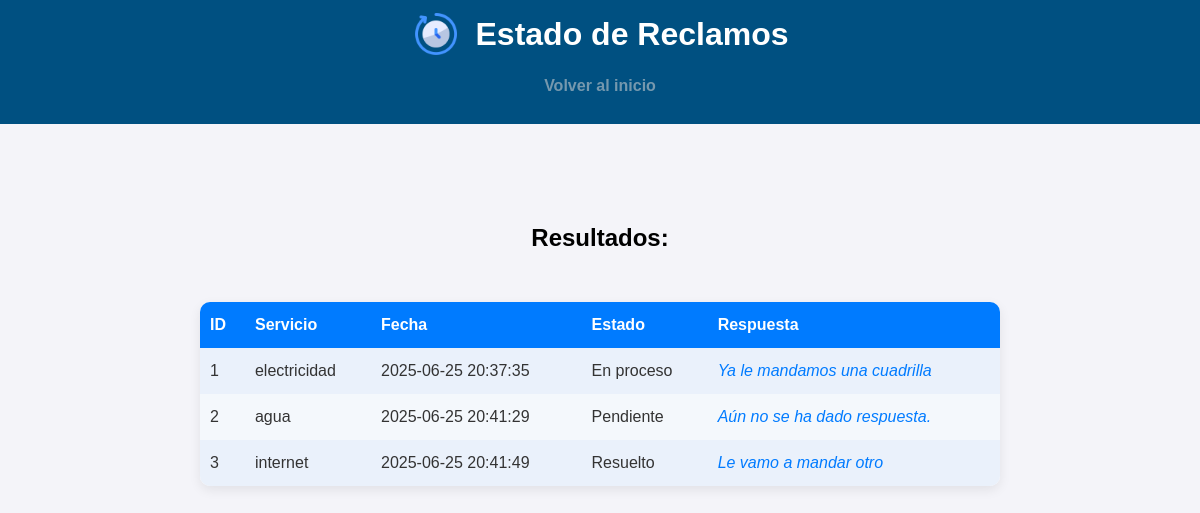
The app's page /status (signed in) with its own data.
### tables this page shows
CREATE TABLE complaints (
    id INTEGER PRIMARY KEY AUTOINCREMENT,
    name TEXT NOT NULL,
    username TEXT NOT NULL,
    service TEXT NOT NULL,
    description TEXT NOT NULL,
    status TEXT NOT NULL DEFAULT 'Pendiente',
    date TEXT NOT NULL,
    response TEXT
);

### app.py (the view)
@app.route('/status', methods=['GET'])
def status():
    if 'username' not in session:
        return redirect(url_for('login'))
    username = session['username']
    conn = sqlite3.connect('complaints.db')
    cursor = conn.cursor()
    cursor.execute("SELECT * FROM complaints WHERE username = ?", (username,))
    complaints = cursor.fetchall()
    conn.close()
    return render_template('status.html', complaints=complaints)

### templates/status.html (shortened to what this page needs)
<!DOCTYPE html>
<html lang="es">
<head>
    <link rel="stylesheet" href="/static/css/home_styles.css">
</head>
<body>
    <header>
        <div style="display: flex; align-items: center; justify-content: center; gap: 16px;">
            <img src="/images/historial.png" alt="Historial" style="width:48px; height:48px; object-fit:contain;">
            <h1 style="margin:0;">Estado de Reclamos</h1>
        </div>
        <p><a href="/">Volver al inicio</a></p>
    </header>
    <main>
        {% if complaints %}
            <h2>Resultados:</h2>
            <table class="complaints-table">
                <thead>
                    <tr>
                        <th>ID</th>
                        <th>Servicio</th>
                        <th>Fecha</th>
                        <th>Estado</th>
                        <th>Respuesta</th>
                    </tr>
                </thead>
                <tbody>
                {% for complaint in complaints %}
                    <tr>
                        <td>{{ complaint[0] }}</td>
                        <td>{{ complaint[3] }}</td>
                        <td>{{ complaint[6] }}</td>
                        <td>{{ complaint[5] }}</td>
                        <td class="respuesta">
                            {% if complaint[7] %}
                                {{ complaint[7] }}
                            {% else %}
                                Aún no se ha dado respuesta.
                            {% endif %}
                        </td>
                    </tr>
                {% endfor %}
                </tbody>
            </table>
        {% else %}
            <p>No se encontraron reclamos para tu usuario.</p>
        {% endif %}
    </main>
</body>
</html>

### static/css/home_styles.css (style rules this page uses)
body { font-family: Arial, sans-serif; background-color: #f4f4f9; margin: 0; padding: 0; display: flex; flex-direction: column; height: 100vh; align-items: center; }
header { width: 100%; background-color: #005081; color: white; padding: 10px 0; text-align: center; box-sizing: border-box; z-index: 10; margin: 0; left: 0; right: 0; position: relative; }
main { flex: 1 1 auto; width: 100%; display: flex; flex-direction: column; align-items: center; margin-top: 10vh; }
h1 { color: white; font-size: 2rem; margin-bottom: 20px; }
p { color: #555555; font-size: 1rem; line-height: 1.5; }
a { color: rgba(211, 211, 211, 0.555);; text-decoration: none; font-weight: bold; }

### templates/status.html (style rules this page uses)
.complaints-table { width: 100%; max-width: 800px; margin: 30px auto; border-collapse: collapse; background: #fff; box-shadow: 0 4px 12px rgba(0,0,0,0.08); border-radius: 10px; overflow: hidden; }
.complaints-table th, .complaints-table td { padding: 14px 10px; text-align: left; }
.complaints-table th { background: #007bff; color: #fff; font-weight: bold; }
.complaints-table tr:nth-child(even) { background: #f4f8fc; }
.complaints-table tr:nth-child(odd) { background: #eaf1fb; }
.complaints-table td { color: #333; font-size: 1rem; }
.complaints-table td.respuesta { font-style: italic; color: #007bff; }

### records on screen
complaints: id "1", service "electricidad", date "2025-06-25 20:37:35", status "En proceso", response "Ya le mandamos una cuadrilla"
complaints: id "2", service "agua", date "2025-06-25 20:41:29", status "Pendiente", shows "Aún no se ha dado respuesta."
complaints: id "3", service "internet", date "2025-06-25 20:41:49", status "Resuelto", response "Le vamo a mandar otro"
